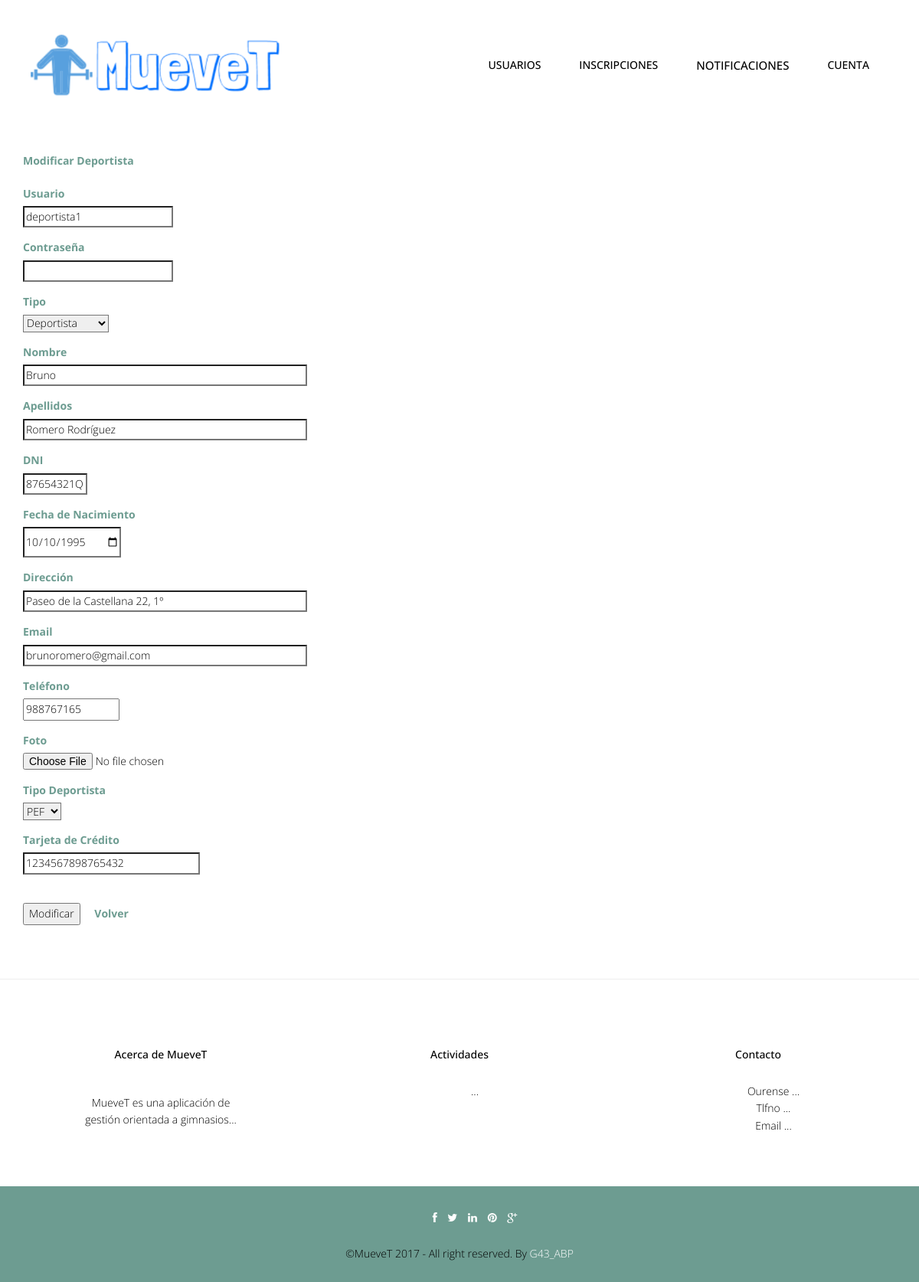
/abp/Controllers/DEPORTISTA_Controller.php?userName=deportista1&accion=Modificar (signed in), run on an earlier commit of the app's database.
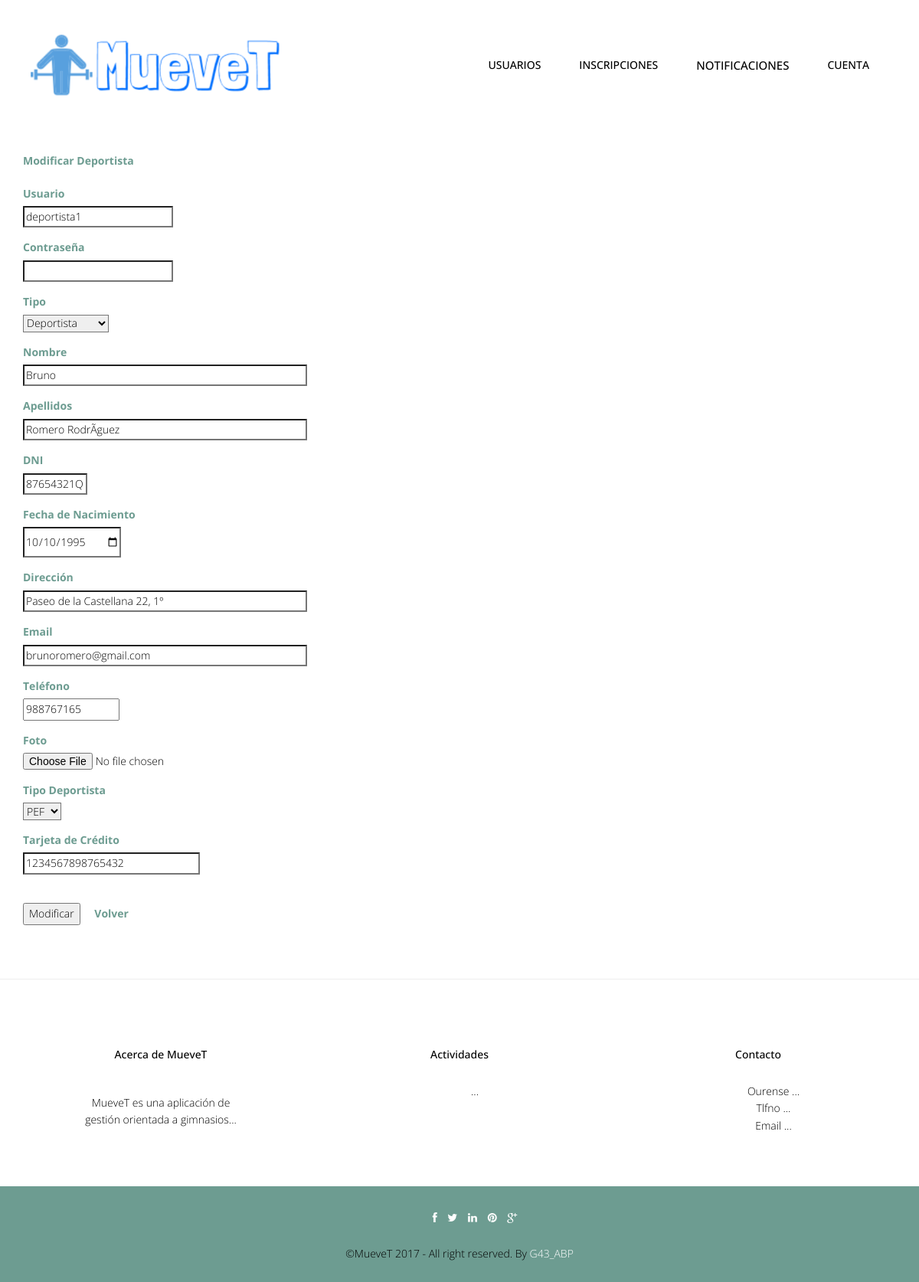
And on a later commit of the database.
### tables this page shows
CREATE TABLE IF NOT EXISTS `deportista` (
  `userName` varchar(20) NOT NULL,
  `tipoDeportista` char(3) NOT NULL,
  `metodoPago` varchar(45) NOT NULL,
  `idActividadIndividual` int(10) DEFAULT NULL
);

CREATE TABLE IF NOT EXISTS `usuario` (
  `foto` varchar(500) DEFAULT NULL,
  `userName` varchar(20) NOT NULL,
  `password` varchar(128) NOT NULL,
  `tipoUsuario` int(10) NOT NULL,
  `nombre` varchar(20) NOT NULL,
  `apellidos` varchar(70) NOT NULL,
  `dni` varchar(9) NOT NULL,
  `fechaNac` date NOT NULL,
  `direccion` varchar(80) DEFAULT NULL,
  `telefono` int(15) DEFAULT NULL,
  `email` varchar(30) NOT NULL
);

CREATE TABLE IF NOT EXISTS `rol` (
  `idRol` int(10) NOT NULL,
  `nombreRol` varchar(45) NOT NULL
);

### abp/Models/USUARIO_Model.php (called while the page is built, shortened)
<?php
include '../Functions/LibraryFunctions.php';
class USUARIO_Modelo {
    var $userName;
    var $tipoUsuario;
    var $mysqli;
    function __construct($userName, $password, $tipoUsuario, $nombre, $apellidos, $dni, $fechaNac, $direccion, $telefono, $email, $foto, $cuentaBanc, $tipoDeportista, $metodoPago) {
        $this->userName = $userName;
        $this->tipoUsuario = $tipoUsuario;
    }
    function ConectarBD() {
        $this->mysqli = new mysqli("localhost", "root", "", "gymgest");
    }
    function RellenaDatos() {
        if ($this->tipoUsuario == 1) {
            $sql = "SELECT * FROM USUARIO WHERE USUARIO.userName = '" . $this->userName . "'";
        } else if ($this->tipoUsuario == 2) {
            $sql = "SELECT * FROM USUARIO, ENTRENADOR WHERE USUARIO.userName = ENTRENADOR.userName AND ENTRENADOR.userName = '" . $this->userName . "'";
        } else if ($this->tipoUsuario == 3) {
            $sql = "SELECT * FROM USUARIO, DEPORTISTA WHERE USUARIO.userName = DEPORTISTA.userName AND DEPORTISTA.userName = '" . $this->userName . "'";
        }
        if (!($resultado = $this->mysqli->query($sql))) {
            return 'Error en la consulta sobre la base de datos';
        } else {
            $result = $resultado->fetch_array();
            return $result;
        }
    }
}
?>

### abp/Functions/LibraryFunctions.php (called while the page is built, shortened)
<?php
function ConsultarNOMRol($idRol) {
    $mysqli = new mysqli("localhost", "root", "", "gymgest");
    $sql = "SELECT nombreRol FROM ROL WHERE idRol='" . $idRol . "'";
    $result = $mysqli->query($sql)->fetch_array();
    return $result['nombreRol'];
}
                    ?><br><br>

### abp/Views/DEPORTISTA_EDIT_VISTA.php (the view, shortened to what the changed rows need)
<?php
class DEPORTISTA_Modificar {
    private $valores;
    private $volver;
    function __construct($valores, $volver) {
        $this->valores = $valores;
        $this->volver = $volver;
        $this->render();
    }
    function render() {
        ?> <script type="text/javascript" src="../js/<?php echo $_SESSION['IDIOMA'] ?>_validate.js"></script>
        <div class="container" >
            <form  id="form" name="form" action='<?php $this->volver; ?>'  method='post'   enctype="multipart/form-data">
                <div class="form-group" >
                    <label class="control-label" ><?php echo $strings['Modificar deportista']; ?></label><br>
                </div>
                <div class="form-group">
                    <label class="control-label" ><?php echo $strings['userName']; ?></label><br>
                    <input class="form" id="userName" name="userName" size="25" type="text" required="true" readonly="true" value="<?php echo $this->valores['userName']; ?>">
                </div>
                <div class="form-group">
                    <label class="control-label" ><?php echo $strings['password']; ?></label><br>
                    <input class="form" id="password" name="password" size="25" type="password" required="true">
                </div>
                <div class="form-group">
                    <label class="control-label" ><?php echo $strings['tipoUsuario']; ?></label><br>
                    <select name="tipoUsuario" id="tipoUsuario">
                        <option value="<?php echo ConsultarNOMRol($this->valores['tipoUsuario']); ?>" selected><?php echo ConsultarNOMRol($this->valores['tipoUsuario']); ?></option>
                    </select>
                </div>
                <div class="form-group">
                    <label class="control-label" ><?php echo $strings['nombre']; ?></label><br>
                    <input class="form" id="nombre" name="nombre" size="50" type="text" required="true" value="<?php echo $this->valores['nombre']; ?>">
                </div>
                <div class="form-group">
                    <label class="control-label" ><?php echo $strings['apellidos']; ?></label><br>
                    <input class="form" id="apellidos" name="apellidos" size="50" type="text" required="true" value="<?php echo $this->valores['apellidos']; ?>">
                </div>
                <div class="form-group">
                    <label class="control-label" ><?php echo $strings['dni']; ?></label><br>
                    <input class="form" id="dni" name="dni" size="9" type="text" required="true" value="<?php echo $this->valores['dni']; ?>">
                </div>
                <div class="form-group">
                    <label class="control-label" ><?php echo $strings['fechaNac']; ?></label><br>
                    <input class="form" id="fechaNac" name="fechaNac" type="date" required="true" value="<?php echo $this->valores['fechaNac']; ?>">
                </div>
                <div class="form-group">
                    <label class="control-label" ><?php echo $strings['direccion']; ?></label><br>
                    <input class="form" id="direccion" name="direccion" size="50" type="text" required="true" value="<?php echo $this->valores['direccion']; ?>">
                </div>
                <div class="form-group">
                    <label class="control-label" ><?php echo $strings['email']; ?></label><br>
                    <input class="form" id="email" name="email" size="50" type="email" required="true" value="<?php echo $this->valores['email']; ?>">
                </div>
                <div class="form-group">
                    <label class="control-label" ><?php echo $strings['telefono']; ?></label><br>
                    <input class="form" id="telefono" name="telefono" size="15" type="numeric" required="true" value="<?php echo $this->valores['telefono']; ?>">
                </div>
                <div class="form-group">
                    <label class="control-label" ><?php echo $strings['foto']; ?></label><br>
                    <input type="file" name="foto" accept="image/*" value="<?php echo $this->valores['foto']; ?>"/>
                </div>
                <div class="form-group">
                    <label class="control-label" ><?php echo $strings['tipoDeportista']; ?></label><br>
                    <select name="tipoDeportista" id="tipoDeportista">
                        <?php if ($strings['PEF'] == $this->valores['tipoDeportista']) { ?>
                            <option value="PEF" selected><?php echo $strings['PEF']; ?></option>
                        <?php } else { ?>
                            <option value="TDU" selected><?php echo $strings['TDU']; ?></option>
                            <option value="PEF"><?php echo $strings['PEF']; ?></option>
                        <?php
                        }
                        ?>
                    </select>
                </div>
                <div class = "form-group">
                    <label class = "control-label" ><?php echo $strings['metodoPago']; ?></label><br>
                    <input class="form" id="metodoPago" name="metodoPago" size="30" type="text" required="true" value="<?php echo $this->valores['metodoPago']; ?>">
                </div>
                <br>
                <input type = 'submit' name = 'accion' value = '<?php echo $strings['Modificar'] ?>'  onclick="return valida_envia_USUARIO()" >
                <a class="form-link" href='<?php echo $this->volver ?> '><?php echo $strings['Volver']; ?> </a>
            </form>
        </div>
        <?php
        include '../Views/footer.php';
    }
}

What changed in the data, as far as the page shows it:
changed through a linked row, deportista "deportista1": apellidos "Romero Rodríguez" → "Romero RodrÃguez"
